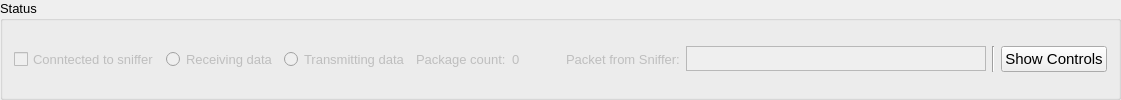
       <widget class="QGroupBox" name="groupBox_3">
        <property name="minimumSize">
         <size>
          <width>0</width>
          <height>20</height>
         </size>
        </property>
        <property name="font">
         <font>
          <pointsize>10</pointsize>
         </font>
        </property>
        <property name="title">
         <string>Status</string>
        </property>
        <layout class="QGridLayout" name="gridLayout_3">
         <property name="topMargin">
          <number>1</number>
         </property>
         <property name="bottomMargin">
          <number>1</number>
         </property>
         <item row="0" column="4">
          <widget class="QRadioButton" name="txDataRadioButton">
           <property name="enabled">
            <bool>false</bool>
           </property>
           <property name="sizePolicy">
            <sizepolicy hsizetype="Preferred" vsizetype="Preferred">
             <horstretch>0</horstretch>
             <verstretch>0</verstretch>
            </sizepolicy>
           </property>
           <property name="minimumSize">
            <size>
             <width>0</width>
             <height>20</height>
            </size>
           </property>
           <property name="font">
            <font>
             <pointsize>10</pointsize>
            </font>
           </property>
           <property name="text">
            <string>Transmitting data</string>
           </property>
           <property name="checkable">
            <bool>true</bool>
           </property>
           <property name="autoExclusive">
            <bool>true</bool>
           </property>
          </widget>
         </item>
         <item row="0" column="10">
          <widget class="QPlainTextEdit" name="snifferMsgPlainTextEdit">
           <property name="enabled">
            <bool>false</bool>
           </property>
           <property name="sizePolicy">
            <sizepolicy hsizetype="Preferred" vsizetype="Preferred">
             <horstretch>0</horstretch>
             <verstretch>0</verstretch>
            </sizepolicy>
           </property>
           <property name="minimumSize">
            <size>
             <width>300</width>
             <height>25</height>
            </size>
           </property>
           <property name="maximumSize">
            <size>
             <width>16777215</width>
             <height>25</height>
            </size>
           </property>
           <property name="font">
            <font>
             <pointsize>10</pointsize>
            </font>
           </property>
           <property name="verticalScrollBarPolicy">
            <enum>Qt::ScrollBarAlwaysOff</enum>
           </property>
           <property name="horizontalScrollBarPolicy">
            <enum>Qt::ScrollBarAlwaysOff</enum>
           </property>
          </widget>
         </item>
         <item row="0" column="2">
          <widget class="QCheckBox" name="serialConnectedCheckBox">
           <property name="enabled">
            <bool>false</bool>
           </property>
           <property name="sizePolicy">
            <sizepolicy hsizetype="Preferred" vsizetype="Preferred">
             <horstretch>0</horstretch>
             <verstretch>0</verstretch>
            </sizepolicy>
           </property>
           <property name="minimumSize">
            <size>
             <width>0</width>
             <height>20</height>
            </size>
           </property>
           <property name="font">
            <font>
             <pointsize>10</pointsize>
            </font>
           </property>
           <property name="text">
            <string>Conntected to sniffer</string>
           </property>
           <property name="checkable">
            <bool>true</bool>
           </property>
           <property name="checked">
            <bool>false</bool>
           </property>
           <property name="tristate">
            <bool>false</bool>
           </property>
          </widget>
         </item>
         <item row="0" column="9">
          <widget class="QLabel" name="label_2">
           <property name="enabled">
            <bool>false</bool>
           </property>
           <property name="sizePolicy">
            <sizepolicy hsizetype="Preferred" vsizetype="Preferred">
             <horstretch>0</horstretch>
             <verstretch>0</verstretch>
            </sizepolicy>
           </property>
           <property name="minimumSize">
            <size>
             <width>0</width>
             <height>20</height>
            </size>
           </property>
           <property name="font">
            <font>
             <pointsize>10</pointsize>
            </font>
           </property>
           <property name="text">
            <string>Packet from Sniffer:</string>
           </property>
          </widget>
         </item>
         <item row="0" column="3">
          <widget class="QRadioButton" name="rxDataRadioButton">
           <property name="enabled">
            <bool>false</bool>
           </property>
           <property name="sizePolicy">
            <sizepolicy hsizetype="Preferred" vsizetype="Preferred">
             <horstretch>0</horstretch>
             <verstretch>0</verstretch>
            </sizepolicy>
           </property>
           <property name="minimumSize">
            <size>
             <width>0</width>
             <height>20</height>
            </size>
           </property>
           <property name="font">
            <font>
             <pointsize>10</pointsize>
            </font>
           </property>
           <property name="mouseTracking">
            <bool>false</bool>
           </property>
           <property name="text">
            <string>Receiving data</string>
           </property>
           <property name="checkable">
            <bool>true</bool>
           </property>
           <property name="autoExclusive">
            <bool>true</bool>
           </property>
          </widget>
         </item>
         <item row="0" column="6">
          <widget class="QLabel" name="packageCounterLabel">
           <property name="enabled">
            <bool>false</bool>
           </property>
           <property name="sizePolicy">
            <sizepolicy hsizetype="Preferred" vsizetype="Preferred">
             <horstretch>0</horstretch>
             <verstretch>0</verstretch>
            </sizepolicy>
           </property>
           <property name="minimumSize">
            <size>
             <width>0</width>
             <height>20</height>
            </size>
           </property>
           <property name="font">
            <font>
             <pointsize>10</pointsize>
            </font>
           </property>
           <property name="text">
            <string>0</string>
           </property>
          </widget>
         </item>
         <item row="0" column="5">
          <widget class="QLabel" name="package_2">
           <property name="enabled">
            <bool>false</bool>
           </property>
           <property name="sizePolicy">
            <sizepolicy hsizetype="Preferred" vsizetype="Preferred">
             <horstretch>0</horstretch>
             <verstretch>0</verstretch>
            </sizepolicy>
           </property>
           <property name="minimumSize">
            <size>
             <width>0</width>
             <height>20</height>
            </size>
           </property>
           <property name="font">
            <font>
             <pointsize>10</pointsize>
            </font>
           </property>
           <property name="text">
            <string>Package count:</string>
           </property>
          </widget>
         </item>
         <item row="0" column="12">
          <widget class="QPushButton" name="showControlsButton">
           <property name="font">
            <font>
             <pointsize>11</pointsize>
            </font>
           </property>
           <property name="text">
            <string>Show Controls</string>
           </property>
          </widget>
         </item>
         <item row="0" column="7">
          <spacer name="horizontalSpacer_2">
           <property name="orientation">
            <enum>Qt::Horizontal</enum>
           </property>
           <property name="sizeHint" stdset="0">
            <size>
             <width>40</width>
             <height>0</height>
            </size>
           </property>
          </spacer>
         </item>
         <item row="0" column="11">
          <widget class="Line" name="line_7">
           <property name="orientation">
            <enum>Qt::Vertical</enum>
           </property>
          </widget>
         </item>
        </layout>
       </widget>
